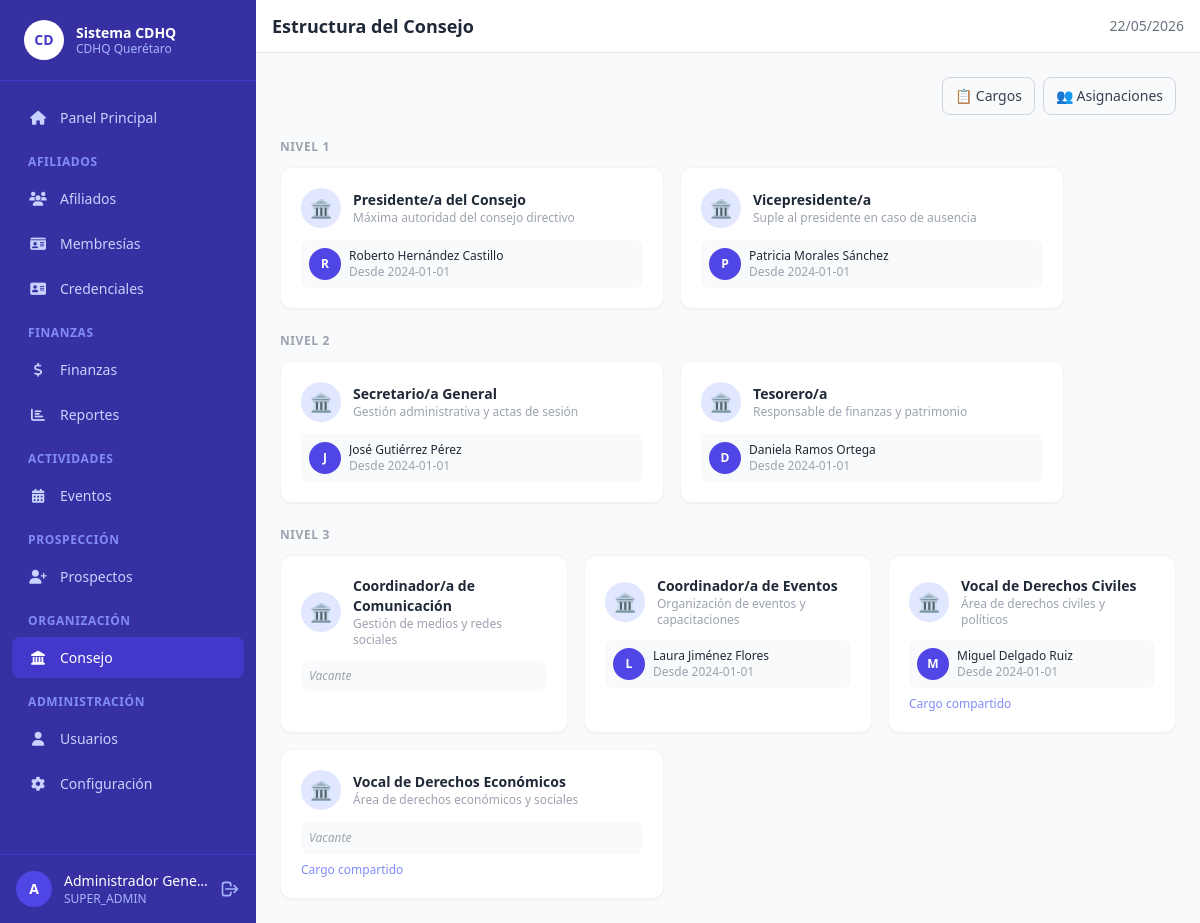
/council (signed in), run on the app's committed database.
### tables this page shows
CREATE TABLE IF NOT EXISTS `council_assignments` (
    `id`           INT UNSIGNED AUTO_INCREMENT PRIMARY KEY,
    `position_id`  INT UNSIGNED  NOT NULL,
    `affiliate_id` INT UNSIGNED  NOT NULL,
    `start_date`   DATE          NOT NULL,
    `end_date`     DATE          NULL,
    `status`       ENUM('ACTIVO','FINALIZADO') NOT NULL DEFAULT 'ACTIVO',
    CONSTRAINT `fk_ca_position`  FOREIGN KEY (`position_id`)  REFERENCES `council_positions`(`id`) ON DELETE CASCADE,
    CONSTRAINT `fk_ca_affiliate` FOREIGN KEY (`affiliate_id`) REFERENCES `affiliates`(`id`)        ON DELETE CASCADE
);

CREATE TABLE IF NOT EXISTS `council_positions` (
    `id`          INT UNSIGNED AUTO_INCREMENT PRIMARY KEY,
    `title`       VARCHAR(120)  NOT NULL,
    `level`       TINYINT UNSIGNED NOT NULL DEFAULT 1,
    `is_unique`   TINYINT(1)    NOT NULL DEFAULT 1,
    `is_active`   TINYINT(1)    NOT NULL DEFAULT 1,
    `description` VARCHAR(255)  NULL
);

### core/Controller.php (called while the page is built, shortened)
<?php
abstract class Controller {
    protected string $viewPath;
    public function __construct() {
        $this->viewPath = VIEWS_PATH;
    }
    protected function view(string $view, array $data = []): void {
        $data['base_url']      = BASE_URL;
        $data['current_user']  = Auth::currentUser();
        $data['app_name']      = APP_NAME;
        extract($data, EXTR_SKIP);
        $viewFile = $this->viewPath . '/' . str_replace('.', '/', $view) . '.php';
        require $viewFile;
    }
}

### app/controllers/CouncilController.php (called while the page is built, shortened)
<?php
require_once CORE_PATH . '/Controller.php';
require_once MODELS_PATH . '/Council.php';
class CouncilController extends Controller {
    public function index(): void {
        $model    = new Council();
        $orgChart = $model->getPositionsWithAssignments();
        $this->view('council/index', ['title' => 'Estructura del Consejo', 'orgChart' => $orgChart]);
    }
}

### index.php (called while the page is built, shortened)
<?php
require_once __DIR__ . '/config/config.php';
require_once CORE_PATH . '/Database.php';
require_once CORE_PATH . '/Model.php';
require_once CORE_PATH . '/Controller.php';
require_once CORE_PATH . '/Router.php';
$router = new Router();
$router->get('login',         'AuthController', 'showLogin');
$router->post('login',        'AuthController', 'login');
$router->get('logout',        'AuthController', 'logout');
$router->get('',              'DashboardController', 'index');
$router->get('dashboard',     'DashboardController', 'index');
$router->get('users',         'UsersController', 'index');
$router->get('users/create',  'UsersController', 'create');
$router->post('users/create', 'UsersController', 'store');
$router->get('users/:id/edit','UsersController', 'edit');
$router->post('users/:id/edit','UsersController','update');
$router->post('users/:id/toggle','UsersController','toggle');
$router->post('users/:id/delete','UsersController','destroy');
$router->get('affiliates',               'AffiliatesController', 'index');
$router->get('affiliates/create',        'AffiliatesController', 'create');
$router->post('affiliates/create',       'AffiliatesController', 'store');
$router->get('affiliates/:id',           'AffiliatesController', 'show');
$router->get('affiliates/:id/edit',      'AffiliatesController', 'edit');
$router->post('affiliates/:id/edit',     'AffiliatesController', 'update');
$router->post('affiliates/:id/status',   'AffiliatesController', 'changeStatus');
$router->get('subscriptions',            'SubscriptionsController', 'index');
$router->get('subscriptions/create',     'SubscriptionsController', 'create');
$router->post('subscriptions/create',    'SubscriptionsController', 'store');
$router->get('financial',                'FinancialController', 'index');
$router->get('financial/create',         'FinancialController', 'create');
$router->post('financial/create',        'FinancialController', 'store');
$router->get('events',                   'EventsController', 'index');
$router->get('events/create',            'EventsController', 'create');
$router->post('events/create',           'EventsController', 'store');
$router->get('events/:id',               'EventsController', 'show');
$router->post('events/:id/register',     'EventsController', 'register');
$router->post('events/:id/status',       'EventsController', 'changeStatus');
$router->get('prospects',                'ProspectsController', 'index');
$router->get('prospects/create',         'ProspectsController', 'create');
$router->post('prospects/create',        'ProspectsController', 'store');
$router->get('prospects/:id/edit',       'ProspectsController', 'edit');
$router->post('prospects/:id/edit',      'ProspectsController', 'update');
$router->post('prospects/:id/note',      'ProspectsController', 'addNote');
$router->post('prospects/:id/convert',   'ProspectsController', 'convert');
$router->get('reports',                  'ReportsController', 'index');
$router->get('credentials/:id',          'CredentialsController', 'show');
$router->get('council',                  'CouncilController', 'index');
$router->get('council/positions',        'CouncilController', 'positions');
$router->post('council/positions/create','CouncilController', 'createPosition');
$router->get('council/assignments',      'CouncilController', 'assignments');
$router->post('council/assignments/create','CouncilController','createAssignment');
$router->get('config',                   'ConfigController', 'index');
$router->post('config',                  'ConfigController', 'update');
$requestUri = parse_url($_SERVER['REQUEST_URI'] ?? '/', PHP_URL_PATH) ?? '/';
$basePath   = rtrim(parse_url(BASE_URL, PHP_URL_PATH) ?? '', '/');
$url        = ltrim(substr($requestUri, strlen($basePath)), '/');
$router->dispatch($url);

### core/Database.php (called while the page is built, shortened)
<?php
class Database {
    private static ?Database $instance = null;
    private PDO $pdo;
    private function __construct() {
        $dsn = sprintf(
            'mysql:host=%s;dbname=%s;charset=%s',
            DB_HOST, DB_NAME, DB_CHARSET
        );
        $options = [
            PDO::ATTR_ERRMODE            => PDO::ERRMODE_EXCEPTION,
            PDO::ATTR_DEFAULT_FETCH_MODE => PDO::FETCH_ASSOC,
            PDO::ATTR_EMULATE_PREPARES   => false,
            PDO::MYSQL_ATTR_INIT_COMMAND => "SET NAMES utf8mb4 COLLATE utf8mb4_unicode_ci",
        ];
        $this->pdo = new PDO($dsn, DB_USER, DB_PASS, $options);
    }
    public static function getInstance(): Database {
        if (self::$instance === null) {
            self::$instance = new self();
        }
        return self::$instance;
    }
    public function query(string $sql, array $params = []): PDOStatement {
        $stmt = $this->pdo->prepare($sql);
        $stmt->execute($params);
        return $stmt;
    }
    public function fetchAll(string $sql, array $params = []): array {
        return $this->query($sql, $params)->fetchAll();
    }
}

### core/Model.php (called while the page is built, shortened)
<?php
abstract class Model {
    protected Database $db;
    public function __construct() {
        $this->db = Database::getInstance();
    }
    protected function query(string $sql, array $params = []): array {
        return $this->db->fetchAll($sql, $params);
    }
}

### app/models/Council.php (called while the page is built, shortened)
<?php
require_once CORE_PATH . '/Model.php';
class Council extends Model {
    public function getPositionsWithAssignments(): array {
        return $this->query(
            "SELECT cp.*,
                    ca.id AS assignment_id,
                    ca.start_date,
                    ca.end_date AS assign_end,
                    ca.status AS assign_status,
                    CONCAT(a.first_name,' ',a.last_name) AS holder_name,
                    a.id AS affiliate_id,
                    a.affiliate_number
             FROM council_positions cp
             LEFT JOIN council_assignments ca ON ca.position_id = cp.id AND ca.status = 'ACTIVO'
             LEFT JOIN affiliates a ON a.id = ca.affiliate_id
             WHERE cp.is_active = 1
             ORDER BY cp.level, cp.title"
        );
    }
}

### app/views/council/index.php (the view, shortened to what this page needs)
<?php require VIEWS_PATH . '/layout/header.php'; ?>
<?php require VIEWS_PATH . '/layout/navbar.php'; ?>
<div class="mb-6 flex items-center justify-between">
    <div class="flex gap-2">
        <a href="<?= $base_url ?>/council/positions" class="text-sm border border-gray-300 hover:bg-gray-50 text-gray-700 px-3 py-2 rounded-lg transition-colors">
            📋 Cargos
        </a>
        <a href="<?= $base_url ?>/council/assignments" class="text-sm border border-gray-300 hover:bg-gray-50 text-gray-700 px-3 py-2 rounded-lg transition-colors">
            👥 Asignaciones
        </a>
    </div>
</div>
<?php
$byLevel = [];
foreach ($orgChart as $row) {
    $byLevel[$row['level']][] = $row;
}
ksort($byLevel);
?>
<div class="space-y-6">
    <?php foreach ($byLevel as $level => $positions): ?>
    <div>
        <h3 class="text-xs font-semibold uppercase tracking-wider text-gray-400 mb-3">Nivel <?= $level ?></h3>
        <div class="flex flex-wrap gap-4">
            <?php foreach ($positions as $pos): ?>
            <div class="bg-white rounded-xl shadow-sm border border-gray-100 p-5 min-w-56 flex-1 max-w-sm">
                <div class="flex items-center gap-3 mb-3">
                    <div class="w-10 h-10 bg-indigo-100 rounded-full flex items-center justify-center flex-shrink-0">
                        <span class="text-indigo-700 text-lg">🏛️</span>
                    </div>
                    <div>
                        <h4 class="font-semibold text-gray-800 text-sm"><?= htmlspecialchars($pos['title']) ?></h4>
                        <?php if ($pos['description']): ?>
                        <p class="text-xs text-gray-400"><?= htmlspecialchars($pos['description']) ?></p>
                        <?php endif; ?>
                    </div>
                </div>
                <?php if ($pos['holder_name']): ?>
                <div class="flex items-center gap-2 mt-2 p-2 bg-gray-50 rounded-lg">
                    <div class="w-8 h-8 bg-indigo-600 rounded-full flex items-center justify-center text-white text-xs font-bold flex-shrink-0">
                        <?= htmlspecialchars(mb_strtoupper(mb_substr($pos['holder_name'], 0, 1))) ?>
                    </div>
                    <div class="min-w-0">
                        <p class="text-xs font-medium text-gray-800 truncate"><?= htmlspecialchars($pos['holder_name']) ?></p>
                        <p class="text-xs text-gray-400">Desde <?= htmlspecialchars($pos['start_date']) ?></p>
                    </div>
                </div>
                <?php else: ?>
                <div class="mt-2 p-2 bg-gray-50 rounded-lg">
                    <p class="text-xs text-gray-400 italic">Vacante</p>
                </div>
                <?php endif; ?>
                <?php if (!$pos['is_unique']): ?>
                <p class="text-xs text-indigo-400 mt-2">Cargo compartido</p>
                <?php endif; ?>
            </div>
            <?php endforeach; ?>
        </div>
    </div>
    <?php endforeach; ?>
</div>
<?php require VIEWS_PATH . '/layout/footer.php'; ?>

### core/Router.php (shortened to what this page needs)
<?php
class Router {
    private array $routes = [];
    public function add(string $method, string $pattern, string $controller, string $action): void {
        $this->routes[] = compact('method', 'pattern', 'controller', 'action');
    }
    public function dispatch(string $url): void {
        $requestMethod = $_SERVER['REQUEST_METHOD'] ?? 'GET';
        $url = trim($url, '/');
        foreach ($this->routes as $route) {
            if (strtoupper($route['method']) !== strtoupper($requestMethod)) {
                continue;
            }
            $pattern = $this->buildPattern($route['pattern']);
            if (preg_match($pattern, $url, $matches)) {
                array_shift($matches);
                $params = array_values(array_filter($matches, 'is_int', ARRAY_FILTER_USE_KEY));
                $this->invoke($route['controller'], $route['action'], $params);
                return;
            }
        }
    }
    private function buildPattern(string $pattern): string {
        $pattern = trim($pattern, '/');
        $pattern = preg_replace('/:([a-zA-Z_]+)/', '(?P<$1>[^/]+)', $pattern);
        return '#^' . $pattern . '$#';
    }
    private function invoke(string $controllerName, string $action, array $params): void {
        $controller = new $controllerName();
        call_user_func_array([$controller, $action], $params);
    }
}

### data on the page
council_assignments: position.title "Presidente/a del Consejo", position.description "Máxima autoridad del consejo directivo", holder_name "R", holder_name "Roberto Hernández Castillo", start_date "2024-01-01"
council_assignments: position.title "Vicepresidente/a", position.description "Suple al presidente en caso de ausencia", holder_name "P", holder_name "Patricia Morales Sánchez", start_date "2024-01-01"
council_assignments: position.title "Secretario/a General", position.description "Gestión administrativa y actas de sesión", holder_name "J", holder_name "José Gutiérrez Pérez", start_date "2024-01-01"
council_assignments: position.title "Tesorero/a", position.description "Responsable de finanzas y patrimonio", holder_name "D", holder_name "Daniela Ramos Ortega", start_date "2024-01-01"
council_positions: title "Coordinador/a de Comunicación", description "Gestión de medios y redes sociales", shows "Vacante"
council_assignments: position.title "Coordinador/a de Eventos", position.description "Organización de eventos y capacitaciones", holder_name "L", holder_name "Laura Jiménez Flores", start_date "2024-01-01"
council_assignments: position.title "Vocal de Derechos Civiles", position.description "Área de derechos civiles y políticos", holder_name "M", holder_name "Miguel Delgado Ruiz", start_date "2024-01-01", shows "Cargo compartido"
council_positions: title "Vocal de Derechos Económicos", description "Área de derechos económicos y sociales", shows "Vacante", is_unique "Cargo compartido"

### other printed values
$label "Panel Principal Afiliados Membresías Credenciales Finanzas Reportes Eventos Prospectos Consejo Usuarios Configuración"
$level "1"
$level "2"
$level "3"
